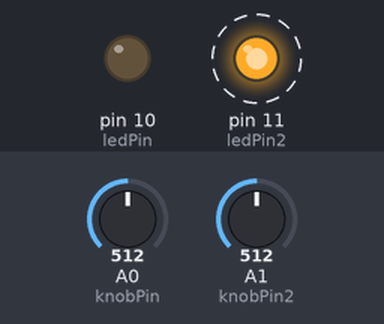
The sketch below on a simulated Arduino Uno, built with avr-gcc and run on an emulated ATmega328P. Shown: output pins drawn as LEDs (lit = HIGH). Dashed ring = blinking. Inputs (shaded band) come from the test bench; at power-on: A0 (knobPin) = 512, A1 (knobPin2) = 512. What the sketch prints to the serial monitor is not drawn.

Above: at 1.2 s.
1.3 s: A0 (knobPin) set to 0
At 2.62 s:
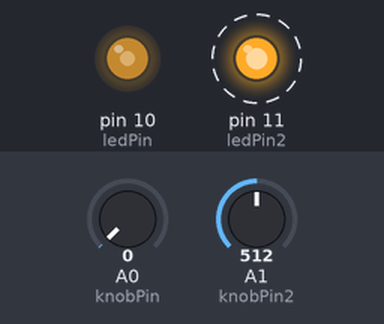
4.3 s: A0 (knobPin) set to 9
7.3 s: A0 (knobPin) set to 11
At 7.57 s:
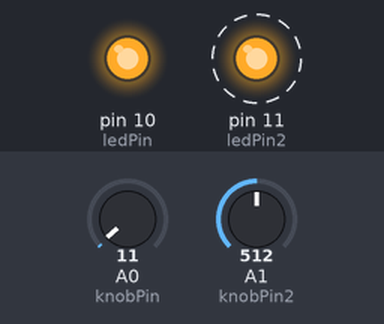
10.3 s: A1 (knobPin2) set to 306
At 12.54 s:
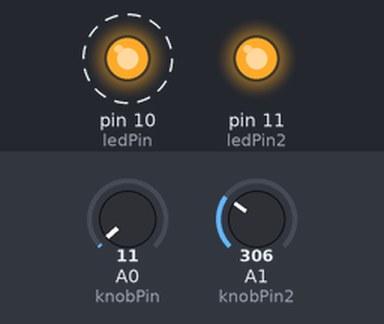
13.3 s: A1 (knobPin2) set to 384
16.3 s: A1 (knobPin2) set to 400
At 16.52 s:
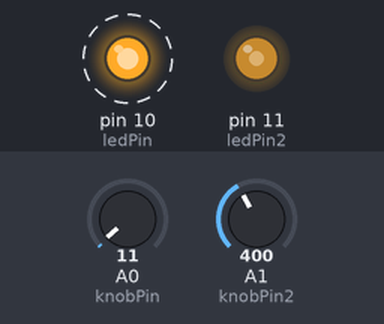
Timing chart, 0 to 20.3 s (numbered marks = the images above; inputs shaded):
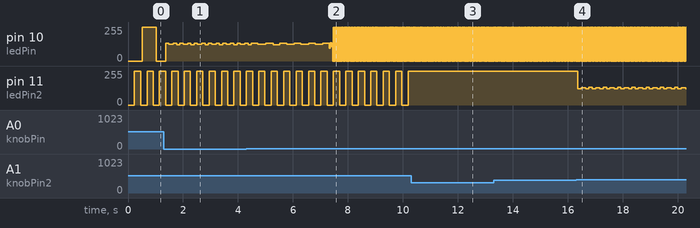

Measured:
- the behaviour switches between 10 and 11 on A0 (knobPin) (found by bisection; images 1 and 2)
- the behaviour switches between 399 and 400 on A1 (knobPin2) (found by bisection; images 3 and 4)
- after the input at 10.3 s, pin 11 (ledPin2): stops changing and stays 255/255
- after the input at 16.3 s, pin 11 (ledPin2): 255/255 → 122/255 after 0.07 s, then repeats every 0.52 s: 130/255 0.16 s, 122/255 0.12 s, 133/255 0.12 s, 122/255 0.12 s
- by itself, pin 10 (ledPin): alternates 255/255 for 0.02 s and 0/255 for 0.02 s
- by itself, pin 11 (ledPin2): alternates 255/255 for 0.22 s and 0/255 for 0.23 s

The sketch:

sketch_feb16b_blinkwithoutdelay.ino
```cpp
int ledPin = 10;
int ledPin2 = 11;

int knobPin = A0;
int knobPin2 = A1;

int ledState = LOW;
int ledState2 = LOW;

int knobValue = 0;
int knobValue2 = 0;

// store the last time the task was completed
unsigned long previousMillis = 0;
unsigned long previousMillis2 = 0;

// task interval
long interval = 1000;
long interval2 = 1000;

void setup() {
  // put your setup code here, to run once:
  pinMode(ledPin, OUTPUT);
  pinMode(ledPin2, OUTPUT);
  Serial.begin(9600);
}

void loop() {
  // put your main code here, to run repeatedly:

  // check the elapsed time since the program started
  unsigned long currentMillis = millis();

  knobValue = analogRead(knobPin);
  interval = long(knobValue);

  knobValue2 = analogRead(knobPin2);
  Serial.println(knobValue2);
  knobValue2 = map(knobValue2, 400, 900, 0, 1000);
  interval2 = long(knobValue2);

  // check the time for task 1
  if (currentMillis - previousMillis >= interval) {
    // save the last time you blinked the LED
    previousMillis = currentMillis;

    // if the LED is off turn it on and vice-versa:
    if (ledState == LOW) {
      ledState = HIGH;
    } else {
      ledState = LOW;
    }

    // set the LED with the ledState of the variable:
    digitalWrite(ledPin, ledState);
  } // task 1 complete

  // check the time for task 2
  if (currentMillis - previousMillis2 >= interval2) {
    // save the last time you blinked the LED
    previousMillis2 = currentMillis;

    // if the LED is off turn it on and vice-versa:
    if (ledState2 == LOW) {
      ledState2 = HIGH;
    } else {
      ledState2 = LOW;
    }

    // set the LED with the ledState of the variable:
    digitalWrite(ledPin2, ledState2);
  } // task 2 complete

}
```
